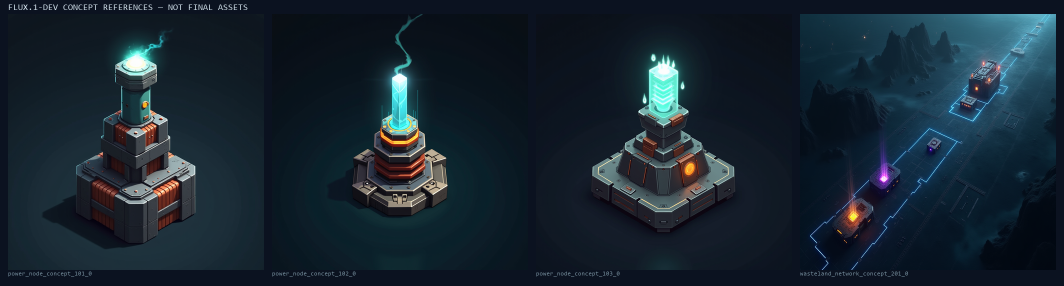
#> input picture art/renders/concept_sheet.png, 2128 x 572 px (shown at 1/2 size)
$ python make_context_sheet.py --terrain ../renders/concept_sheet.png --entries ../renders/context_family_flavor_v1.png --output out.png
#> lines starting #> are read from the running program, lines starting #| are printed output that depends on the picture
"""Composite sprites on real terrain at in-game scales.

Usage:
  python art/workflow/make_context_sheet.py \
      --terrain game/SeedField.Game/Art/style_topdown/terrain_dirt_topdown_000.png \
      --entries "GENERATOR=...png" "SHIELD=...png" \
      --output art/workflow/out/context_review.png
"""

from __future__ import annotations

import argparse
from pathlib import Path

from PIL import Image, ImageDraw, ImageFilter, ImageFont

BACKGROUND = (11, 18, 32, 255)
TEXT = (210, 225, 235, 255)
MUTED = (150, 170, 185, 255)
FONT_PATH = "C:/Windows/Fonts/consola.ttf"


def font(size: int):
    try:
        return ImageFont.truetype(FONT_PATH, size)
    except OSError:
        return ImageFont.load_default()


def label(draw: ImageDraw.ImageDraw, xy, text: str, size: int, color=TEXT) -> None:
    draw.text(xy, text, fill=color, font=font(size))


def shadow(size: int) -> Image.Image:
    layer = Image.new("RGBA", (size, size), (0, 0, 0, 0))
    draw = ImageDraw.Draw(layer)
    margin = size // 6
    draw.ellipse(
        (margin, size - margin * 2, size - margin, size - margin // 2),
        fill=(0, 0, 0, 120),
    )
    return layer.filter(ImageFilter.GaussianBlur(size // 24))


def paste_sprite(canvas: Image.Image, sprite: Image.Image, size: int, xy: tuple[int, int]) -> None:
    resized = sprite.resize((size, size), Image.Resampling.LANCZOS)
    sx, sy = xy
    canvas.alpha_composite(shadow(size), (sx, sy))
    canvas.alpha_composite(resized, (sx, sy))


def main() -> int:
    parser = argparse.ArgumentParser()
    parser.add_argument("--terrain", required=True)
    parser.add_argument("--entries", nargs="+", required=True, help="LABEL=path.png")
    parser.add_argument("--output", required=True)
    parser.add_argument("--title", default="SEEDFIELD / IN-WORLD SCALE CHECK")
    args = parser.parse_args()

    terrain = Image.open(args.terrain).convert("RGBA")
    width, height = 1200, 620
    canvas = Image.new("RGBA", (width, height), BACKGROUND)
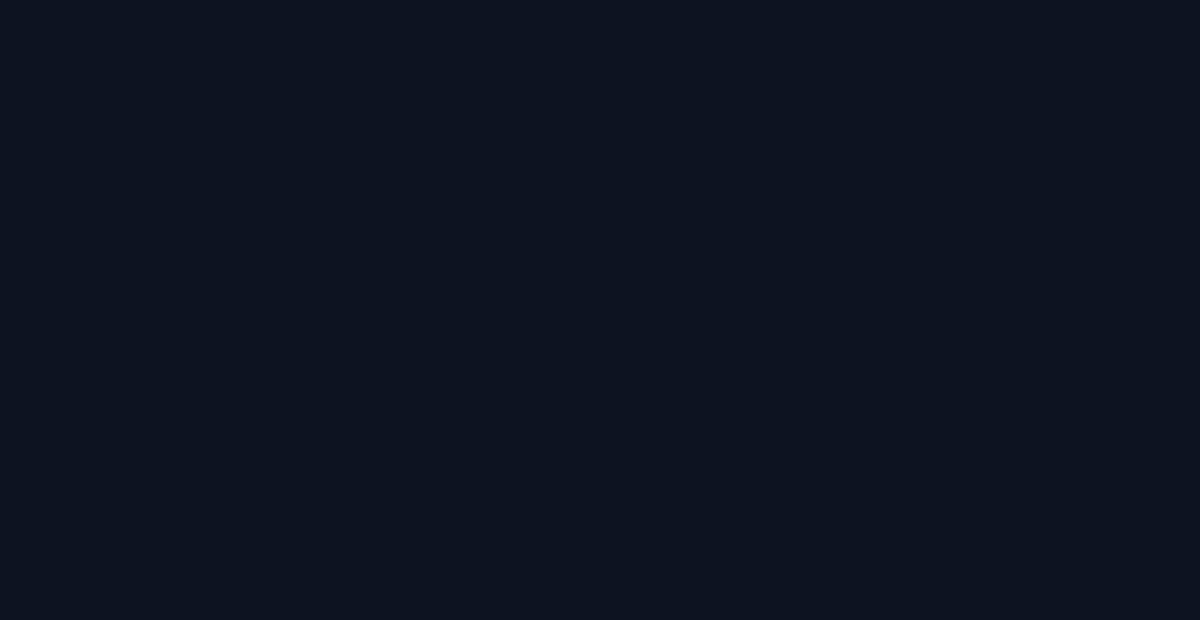
#> canvas: PIL image 1200x620 RGBA; mean R, G, B, A 11, 18, 32, 255
    for y in range(0, height, terrain.height):
        for x in range(0, width, terrain.width):
            canvas.alpha_composite(terrain, (x, y))
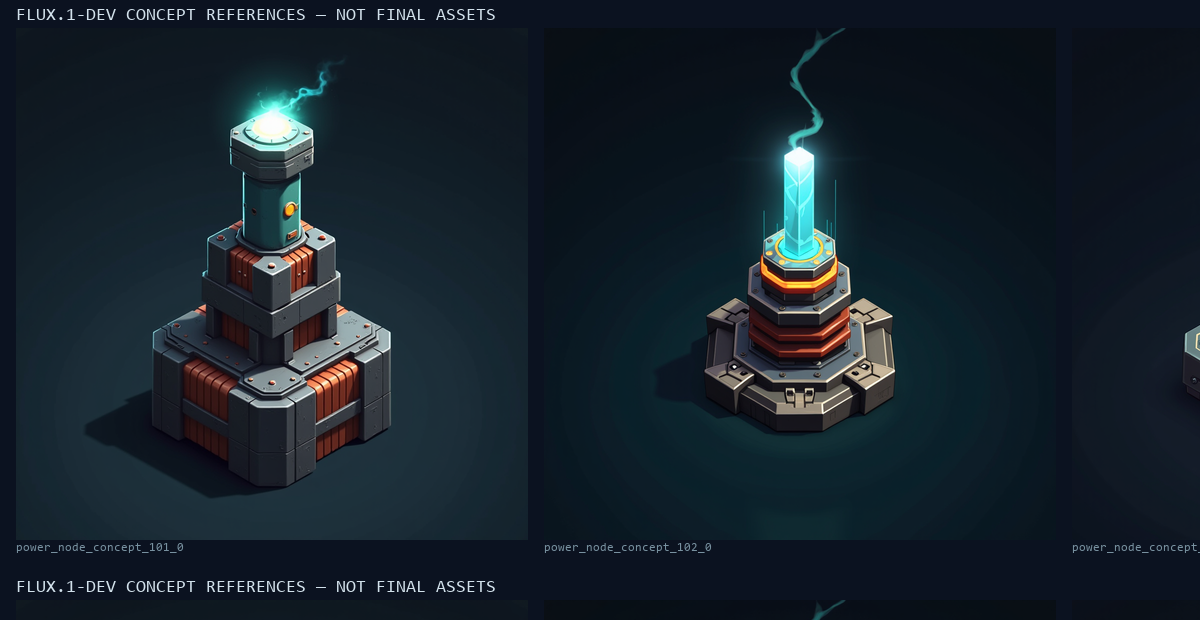
#> canvas: PIL image 1200x620 RGBA; mean R, G, B, A 22.1, 33.7, 42.9, 255

    draw = ImageDraw.Draw(canvas)
    label(draw, (24, 18), args.title, 22)

    entries = []
    for item in args.entries:
#> (the run stopped early here; a loop or call above may not have finished)

$ run again, on art/renders/family_review_flavor_v1.png
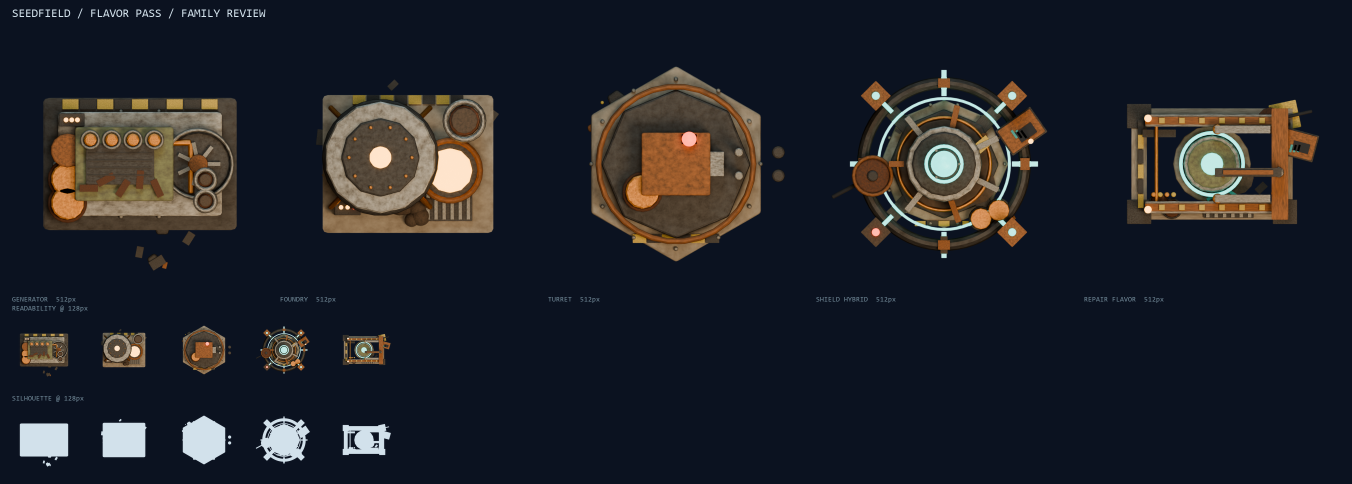
#> input picture art/renders/family_review_flavor_v1.png, 2704 x 968 px (shown at 1/2 size)
#> after the loop in main, `for y in range(0, height, terrain.height):`:
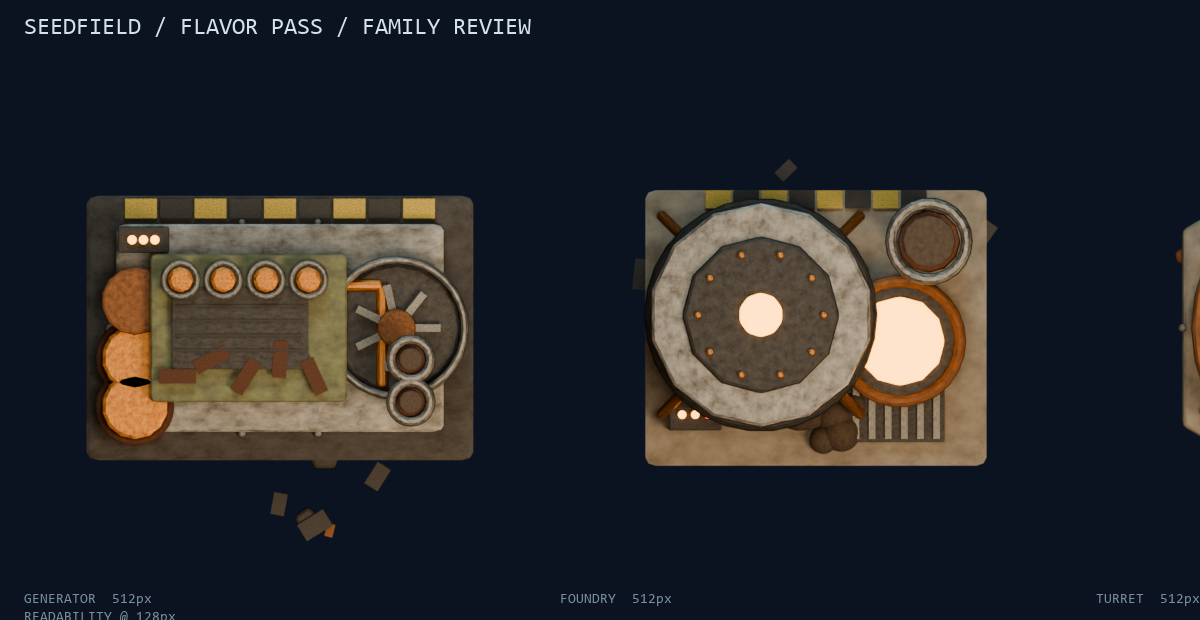
#> canvas: PIL image 1200x620 RGBA; mean R, G, B, A 39.5, 39.5, 43.3, 255

$ run again, on art/renders/topdown_dedicated_family_v0.png
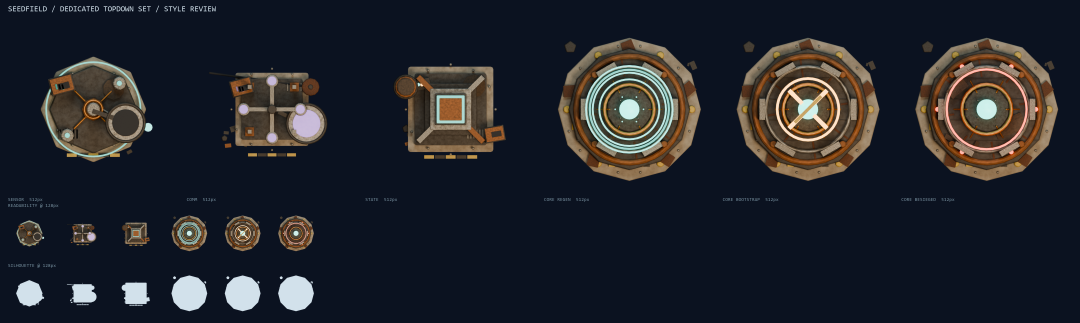
#> input picture art/renders/topdown_dedicated_family_v0.png, 3240 x 968 px (shown at 1/3 size)
#> after the loop in main, `for y in range(0, height, terrain.height):`:
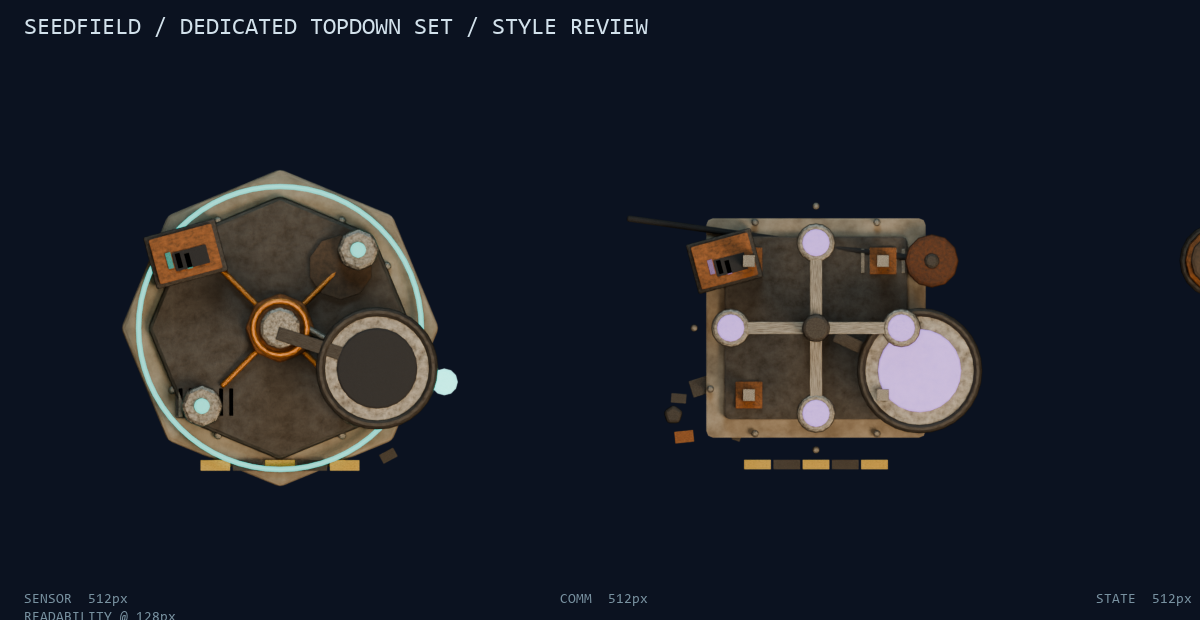
#> canvas: PIL image 1200x620 RGBA; mean R, G, B, A 27.7, 31.3, 40.2, 255
